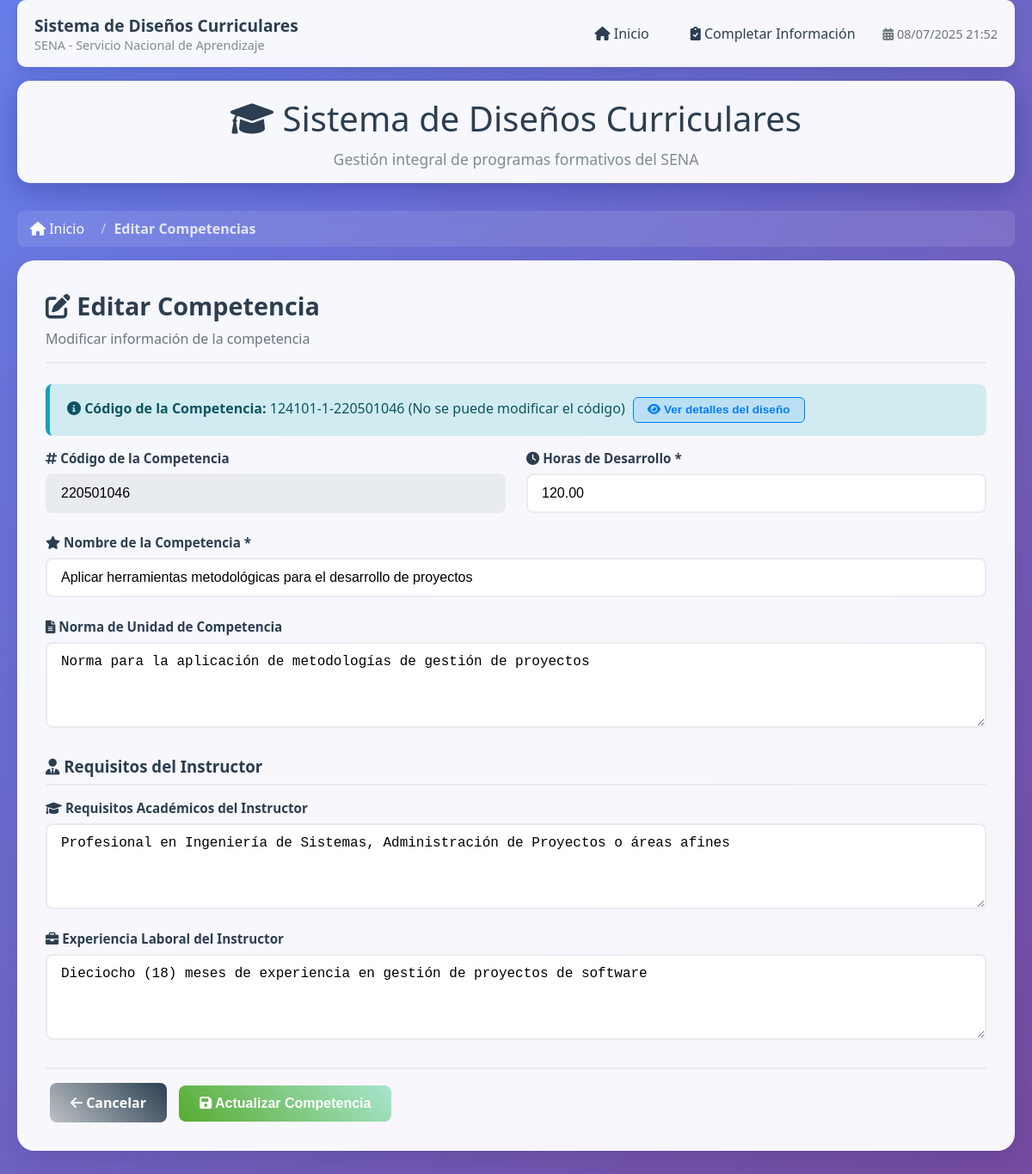
Screenshot of /?accion=editar&tipo=competencias&codigo=124101-1-220501046 with the database file from the repository.
### tables this page shows
CREATE TABLE `competencias` (
   
  `codigoDiseñoCompetenciaReporte` varchar(255) NOT NULL,
  `codigoCompetenciaReporte` varchar(255) NOT NULL,
  `codigoCompetenciaPDF` varchar(255) DEFAULT NULL,
  `nombreCompetencia` varchar(255) NOT NULL,
   
  `normaUnidadCompetencia` text DEFAULT NULL,
   
  `horasDesarrolloCompetencia` decimal(10,2) DEFAULT NULL,
   
  `requisitosAcademicosInstructor` text DEFAULT NULL,
  `experienciaLaboralInstructor` text DEFAULT NULL
);

### sql/conexion.php (called while the page is built, shortened)
<?php
class Conexion {
    private $host = 'localhost';
    private $dbname = 'disenos_curriculares';
    private $user = 'root';
    private $password = '';
    private $port = 3306;
    private $charset = 'utf8mb4';
    private $conexion;
    public function __construct() {
        try {
            $dsn = "mysql:host=$this->host;port=$this->port;dbname=$this->dbname;charset=$this->charset";
            $this->conexion = new PDO($dsn, $this->user, $this->password);
            $this->conexion->setAttribute(PDO::ATTR_ERRMODE, PDO::ERRMODE_EXCEPTION);
            $this->conexion->exec("SET NAMES 'utf8mb4' COLLATE 'utf8mb4_unicode_ci'");
        } catch (PDOException $e) {
            error_log('Error de conexión a la base de datos: ' . $e->getMessage());
            throw new Exception('Error de conexión a la base de datos');
        }
    }
    public function obtenerConexion() {
        return $this->conexion;
    }
}
?>

### math/forms/metodosDisenos.php (called while the page is built, shortened)
<?php
require_once __DIR__ . '/../../sql/conexion.php';
class MetodosDisenos extends Conexion {
    private $conexion;
    public function __construct() {
        $this->conexion = new Conexion();
        $this->conexion = $this->conexion->obtenerConexion();
    }
    public function obtenerCompetenciaPorCodigo($codigoDiseñoCompetenciaReporte) {
        try {
            $stmt = $this->conexion->prepare("SELECT * FROM competencias WHERE codigoDiseñoCompetenciaReporte = ?");
            $stmt->execute([$codigoDiseñoCompetenciaReporte]);
            return $stmt->fetch(PDO::FETCH_ASSOC);
        } catch (PDOException $e) {
            throw new Exception("Error al obtener competencia: " . $e->getMessage());
        }
    }
}
?>

### app/forms/vistas/editar_competencias.php (the view, shortened to what this page needs)
<div class="card-header">
    <h2 class="card-title"><i class="fas fa-edit"></i> Editar Competencia</h2>
    <p class="card-subtitle">Modificar información de la competencia</p>
</div>
<?php if (!$competencia_actual): ?>
    <div class="alert alert-danger">
        <i class="fas fa-exclamation-triangle"></i>
        No se encontró la competencia especificada.
    </div>
    <a href="?accion=listar" class="btn btn-primary">
        <i class="fas fa-arrow-left"></i> Volver al listado
    </a>
<?php else: ?>
<form method="POST" id="formEditarCompetencia">
    <div class="alert alert-info">
        <i class="fas fa-info-circle"></i>
        <strong>Código de la Competencia:</strong> <?php echo htmlspecialchars($competencia_actual['codigoDiseñoCompetenciaReporte'] ?? ''); ?>
        (No se puede modificar el código)
        <button type="button" class="btn btn-sm btn-outline-primary btn-toggle ms-2" onclick="toggleDiseñoInfo()" id="btnToggleDiseño">
            <i class="fas fa-eye"></i> Ver detalles del diseño
        </button>
    </div>
    <div class="form-row">
        <div class="form-group">
            <label><i class="fas fa-hashtag"></i> Código de la Competencia</label>
            <input type="text" class="form-control" readonly
                   value="<?php echo htmlspecialchars($competencia_actual['codigoCompetenciaReporte'] ?? ''); ?>"
                   style="background: #e9ecef;">
        </div>
        <div class="form-group">
            <label for="horasDesarrolloCompetencia"><i class="fas fa-clock"></i> Horas de Desarrollo *</label>
            <input type="number" id="horasDesarrolloCompetencia" name="horasDesarrolloCompetencia" class="form-control" required
                   min="0" step="0.01" value="<?php echo htmlspecialchars($competencia_actual['horasDesarrolloCompetencia'] ?? ''); ?>">
        </div>
    </div>
    <div class="form-row">
        <div class="form-group" style="grid-column: 1 / -1;">
            <label for="nombreCompetencia"><i class="fas fa-star"></i> Nombre de la Competencia *</label>
            <input type="text" id="nombreCompetencia" name="nombreCompetencia" class="form-control" required
                   value="<?php echo htmlspecialchars($competencia_actual['nombreCompetencia'] ?? ''); ?>"
                   placeholder="Ejemplo: Desarrollar el sistema que cumpla con los requisitos de la solución informática">
        </div>
    </div>
    <div class="form-row">
        <div class="form-group" style="grid-column: 1 / -1;">
            <label for="normaUnidadCompetencia"><i class="fas fa-file-alt"></i> Norma de Unidad de Competencia</label>
            <textarea id="normaUnidadCompetencia" name="normaUnidadCompetencia" class="form-control" rows="4"
                      placeholder="Descripción de la norma de unidad de competencia..."><?php echo htmlspecialchars($competencia_actual['normaUnidadCompetencia'] ?? ''); ?></textarea>
        </div>
    </div>
    <h3 style="margin: 2rem 0 1rem 0; color: #2c3e50; border-bottom: 2px solid #e9ecef; padding-bottom: 0.5rem;">
        <i class="fas fa-user-tie"></i> Requisitos del Instructor
    </h3>
    <div class="form-row">
        <div class="form-group" style="grid-column: 1 / -1;">
            <label for="requisitosAcademicosInstructor"><i class="fas fa-graduation-cap"></i> Requisitos Académicos del Instructor</label>
            <textarea id="requisitosAcademicosInstructor" name="requisitosAcademicosInstructor" class="form-control" rows="4"
                      placeholder="Ejemplo: Profesional en Ingeniería de Sistemas, Ingeniería de Software, Tecnología en Desarrollo de Software o áreas afines..."><?php echo htmlspecialchars($competencia_actual['requisitosAcademicosInstructor'] ?? ''); ?></textarea>
        </div>
    </div>
    <div class="form-row">
        <div class="form-group" style="grid-column: 1 / -1;">
            <label for="experienciaLaboralInstructor"><i class="fas fa-briefcase"></i> Experiencia Laboral del Instructor</label>
            <textarea id="experienciaLaboralInstructor" name="experienciaLaboralInstructor" class="form-control" rows="4"
                      placeholder="Ejemplo: Veinticuatro (24) meses de experiencia: de los cuales dieciocho (18) meses estarán relacionados con el ejercicio de la profesión u ocupación objeto de la formación profesional..."><?php echo htmlspecialchars($competencia_actual['experienciaLaboralInstructor'] ?? ''); ?></textarea>
        </div>
    </div>
    <div class="flex-between" style="margin-top: 2rem; padding-top: 1rem; border-top: 2px solid #e9ecef;">
        <?php
        $partes = explode('-', $competencia_actual['codigoDiseñoCompetenciaReporte']);
        $codigoDiseño = $partes[0] . '-' . $partes[1];
        ?>
        <a href="?accion=ver_competencias&codigo=<?php echo urlencode($codigoDiseño); ?>" class="btn btn-secondary">
            <i class="fas fa-arrow-left"></i> Cancelar
        </a>
        <button type="submit" class="btn btn-success">
            <i class="fas fa-save"></i> Actualizar Competencia
        </button>
    </div>
</form>
<?php endif; ?>

### assets/css/forms/estilosPrincipales.css (style rules this page uses)
* { margin: 0; padding: 0; box-sizing: border-box; }
body { font-family: 'Segoe UI', Tahoma, Geneva, Verdana, sans-serif; background: linear-gradient(135deg, #667eea 0%, #764ba2 100%); min-height: 100vh; color: #333; }
.card-header { border-bottom: 2px solid #e9ecef; padding-bottom: 1rem; margin-bottom: 1.5rem; }
.card-title { font-size: 1.8rem; color: #2c3e50; font-weight: 600; margin-bottom: 0.5rem; }
.card-subtitle { color: #6c757d; font-size: 1rem; }
.form-row { display: grid; grid-template-columns: repeat(auto-fit, minmax(300px, 1fr)); gap: 1.5rem; margin-bottom: 1.5rem; }
.form-group { display: flex; flex-direction: column; }
.form-group label { font-weight: 600; color: #2c3e50; margin-bottom: 0.5rem; font-size: 0.95rem; }
.form-control { padding: 12px 16px; border: 2px solid #e9ecef; border-radius: 8px; font-size: 1rem; transition: all 0.3s ease; background: white; }
textarea.form-control { resize: vertical; min-height: 100px; }
.btn { padding: 12px 24px; border: none; border-radius: 8px; font-size: 1rem; font-weight: 600; cursor: pointer; transition: all 0.3s ease; text-decoration: none; display: inline-block; text-align: center; margin: 0 5px; }
.btn-success { background: linear-gradient(45deg, #56ab2f, #a8e6cf); color: white; }
.btn-secondary { background: linear-gradient(45deg, #bdc3c7, #2c3e50); color: white; }
.btn-sm { padding: 8px 16px; font-size: 0.875rem; }
.alert { padding: 15px 20px; border-radius: 8px; margin-bottom: 1rem; border-left: 5px solid; }
.alert-info { background: #d1ecf1; color: #0c5460; border-color: #17a2b8; }
.btn-toggle { transition: all 0.2s ease; font-size: 0.85rem; padding: 0.4rem 1rem; border-radius: 6px; border: 1px solid transparent; font-weight: 600; }
.btn-outline-primary.btn-toggle { color: #007bff; border-color: #007bff; background: rgba(0, 123, 255, 0.1); }

### rows the page displays
competencias: codigoDiseñoCompetenciaReporte "124101-1-220501046", codigoCompetenciaReporte "220501046", horasDesarrolloCompetencia "120.00", nombreCompetencia "Aplicar herramientas metodológicas para el desarrollo de proyectos", normaUnidadCompetencia "Norma para la aplicación de metodologías de gestión de proyectos", requisitosAcademicosInstructor "Profesional en Ingeniería de Sistemas, Administración de Proyectos o áreas afines", experienciaLaboralInstructor "Dieciocho (18) meses de experiencia en gestión de proyectos de software"

### other values shown
$tipo "Competencias"
